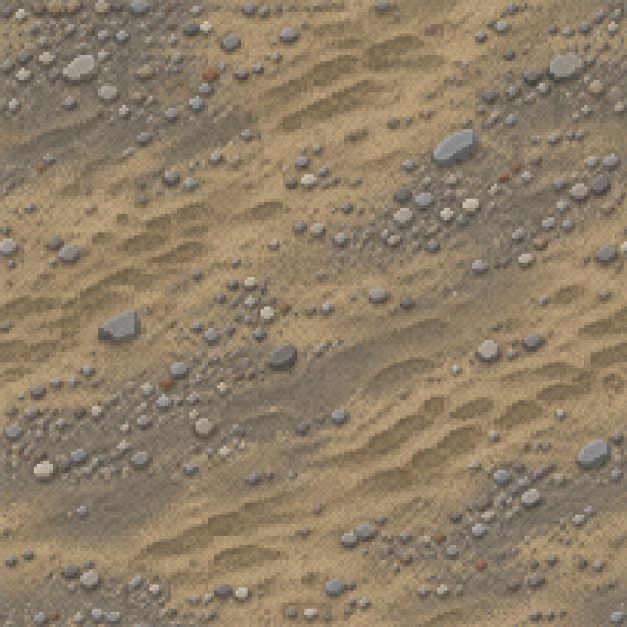
#> input picture art/breakwater/source/coarse_shingle_beach_texture.png, 1254 x 1254 px (shown at 1/2 size)
$ python prepare_materials.py
#> lines starting #> are read from the running program, lines starting #| are printed output that depends on the picture
#!/usr/bin/env python3
"""Offline-only Breakwater material derivation; requires Pillow on the authoring machine."""
from pathlib import Path
from PIL import Image
import argparse

MAPPING = (
    ("coarse_shingle_beach_texture.png", "shingle.png"),
    ("weathered_coastal_bunker_concrete.png", "quay_concrete.png"),
    ("seamless_pixel_art_basalt_rock_texture.png", "black_basalt.png"),
    ("seamless_oxidized_coastal_steel_texture.png", "oxidized_steel.png"),
    ("seamless_pixel_art_sandbag_wall.png", "sandbag_burlap.png"),
    ("chipped_olive_military_metal_texture.png", "olive_enamel.png"),
)
ROOT = Path(__file__).resolve().parents[2]
SOURCE = ROOT / "art/breakwater/source"
DESTINATION = ROOT / "app/src/main/assets/native/breakwater/materials"

def game_tile(source):
    image = Image.open(source).convert("RGB").resize((64, 64), Image.Resampling.BOX)
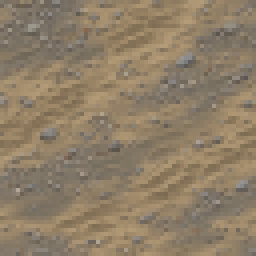
#> image: PIL image 64x64 RGB (shown 4 times larger); mean R, G, B 142.6, 126.3, 103.3
    output = Image.new("RGB", (64, 64))
#> output: PIL image 64x64 RGB; every value is 0
    result = []
    for r, g, b in image.getdata():
        packed = ((r >> 3) << 11) | ((g >> 2) << 5) | (b >> 3)
        result.append((((packed >> 11) & 31) * 255 // 31,
                       ((packed >> 5) & 63) * 255 // 63,
                       (packed & 31) * 255 // 31))
#> this loop made 4096 passes
#> (r, g, b, packed) on passes 1 to 3: (126, 119, 108, 31661), (123, 113, 99, 31628), (124, 113, 98, 31628)
#> after the loop, result = 4096 items, first 6: (123, 117, 106), (123, 113, 98), (123, 113, 98), (131, 113, 98), (123, 113, 98), (148, 133, 106)
    output.putdata(result)
    return output

def main():
    parser = argparse.ArgumentParser()
    parser.add_argument("--verify", action="store_true",
                        help="Compare decoded pixels to committed outputs without writing")
    opts = parser.parse_args()
    for original, target in MAPPING:
        source = SOURCE / original
        destination = DESTINATION / target
        if not source.is_file():
            raise SystemExit(f"Missing authored source: {source}")
        tile = game_tile(source)
        if opts.verify:
            if not destination.is_file() or Image.open(destination).convert("RGB").tobytes() != tile.tobytes():
                raise SystemExit(f"Material mismatch: {target}")
        else:
            DESTINATION.mkdir(parents=True, exist_ok=True)
            tile.save(destination, optimize=True)
        print(f"OK: {target}")
#> pass 2 of the loop in main, `for original, target in MAPPING:`:
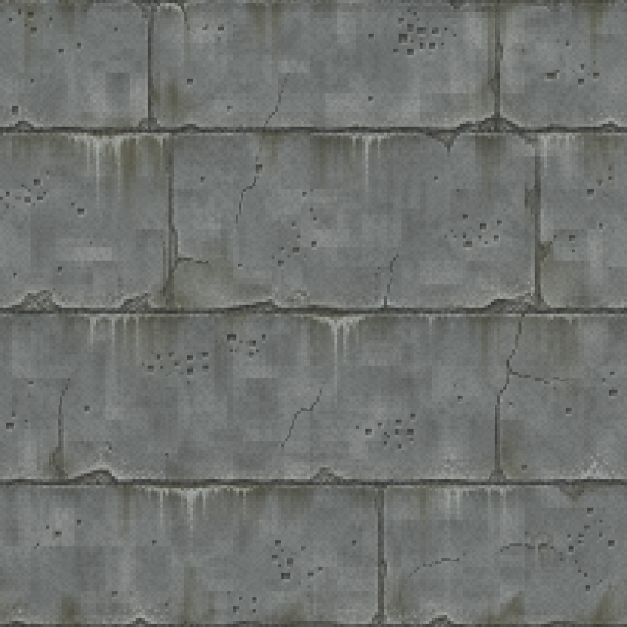
#> input picture art/breakwater/source/weathered_coastal_bunker_concrete.png, 1254 x 1254 px (shown at 1/2 size)
#> in game_tile (call 2), `image = Image.open(source).convert("RGB").resize((64, 64), Image.Resam..`:
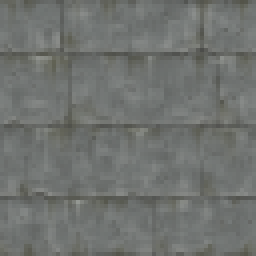
#> image: PIL image 64x64 RGB (shown 4 times larger); mean R, G, B 111.6, 114.5, 111.7
#> the loop in game_tile (call 2), `for r, g, b in image.getdata():` made 4096 passes
#> (r, g, b, packed) on passes 1 to 3: (102, 104, 98, 25420), (100, 102, 95, 25387), (101, 102, 94, 25387)
#> after the loop in game_tile (call 2), `for r, g, b in image.getdata():`: result = 4096 items, first 6: (98, 105, 98), (98, 101, 90), (98, 101, 90), (98, 105, 98), (106, 113, 106), (98, 105, 98)
#> pass 3 of the loop in main, `for original, target in MAPPING:`:
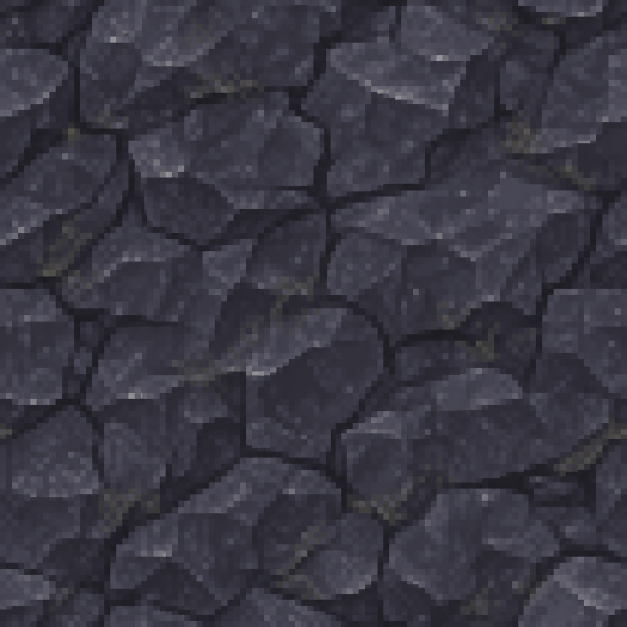
#> input picture art/breakwater/source/seamless_pixel_art_basalt_rock_texture.png, 1254 x 1254 px (shown at 1/2 size)
#> in game_tile (call 3), `image = Image.open(source).convert("RGB").resize((64, 64), Image.Resam..`:
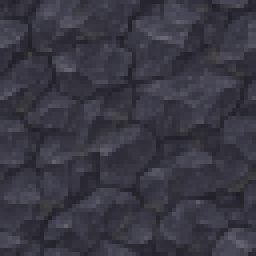
#> image: PIL image 64x64 RGB (shown 4 times larger); mean R, G, B 57, 55.8, 67.1
#> the loop in game_tile (call 3), `for r, g, b in image.getdata():` made 4096 passes
#> (r, g, b, packed) on passes 1 to 3: (48, 47, 58, 12647), (48, 47, 58, 12647), (41, 40, 49, 10566)
#> after the loop in game_tile (call 3), `for r, g, b in image.getdata():`: result = 4096 items, first 6: (49, 44, 57), (49, 44, 57), (41, 40, 49), (32, 32, 41), (41, 40, 49), (49, 48, 57)
#> the loop made 5 passes; the first 3 are shown

if __name__ == "__main__":
#> (the run stopped early here; a loop or call above may not have finished)
